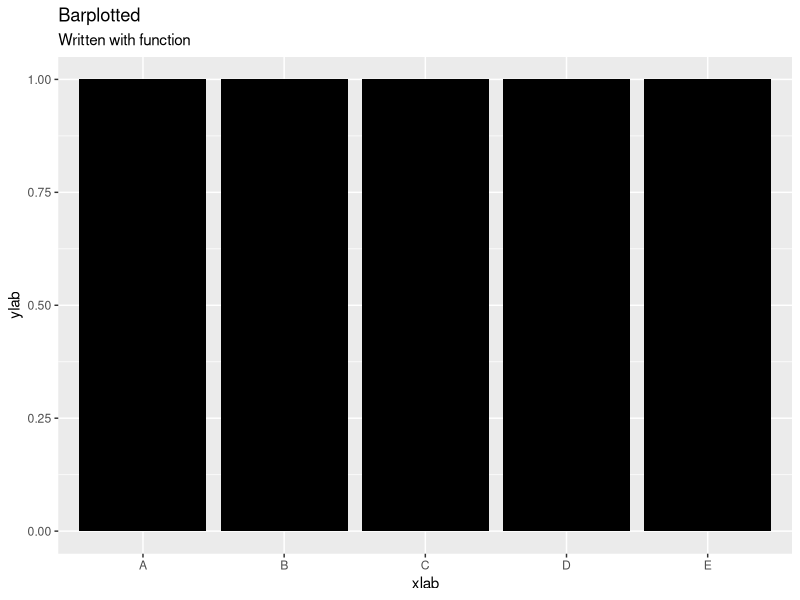

Recreate this plot in R.
## ---- chunk 1
#| label: setup
#| warning: false
#| message: false

library(tidyverse)
library(ggplot2)
library(dplyr)

knitr::opts_chunk$set(echo = TRUE, warning=FALSE, message=FALSE)
## ---- chunk 2

trimmed_mean <- function(x){
  mean(x, trim = 0.2)
}
  
data1<- c(31, 49, 81, 20, 29, 893, 10, 27, 70, 44, 58, 68, 200)

data_1_trimmed_mean<-trimmed_mean(data1)

data_1_trimmed_mean

## ---- chunk 3
barplotting<-function(dat, colname, fill = "black"){dat %>% 
    ggplot(aes({{colname}}))+
    geom_bar(fill = fill)+
    labs(x="xlab", y="ylab", title = "Barplotted", subtitle = "Written with function")
}

data2<-data.frame(name = c("A", "B", "C", "D", "E"),
                  value = c(24, 32, 19, 20, 41))

barplotting(data2, name)

